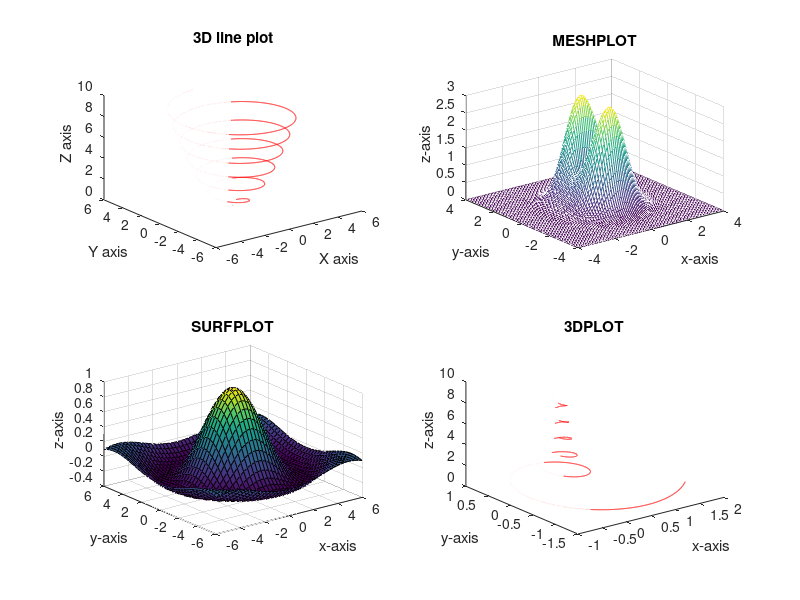

Reproduce this figure in MATLAB.
t = 0:0.001:6*pi;
x = sqrt(t).*sin(2.*t);
y = sqrt(t).*cos(2.*t);
z= t/2;
subplot(2,2,1)
plot3(x,y,z,"r")
xlabel("X axis")
ylabel("Y axis")
zlabel("Z axis")
title("3D line plot")

x = -4:0.1:4;
y = -4:0.1:4;
[x1,y1]=meshgrid(x,y)
z = (x1.^2 + (3.*y1.^2)).*exp(1-x1.^2-y1.^2);
subplot(2,2,2)
mesh(x1,y1,z)
xlabel("x-axis")
ylabel("y-axis")
zlabel("z-axis")
title("MESHPLOT")

x = -6:0.3:6;
y = -6:0.3:6;
[x1 y1] = meshgrid(x,y);
z = sin(sqrt(x1.^2 + y1.^2))./(sqrt(x1.^2 + y1.^2));
subplot(2,2,3)
surf(x1,y1,z)
xlabel("x-axis")
ylabel("y-axis")
zlabel("z-axis")
title("SURFPLOT")

t = 1:0.001:6*pi;
x =( 2./t).*sin(2.*t);
y = (2./t).*cos(2.*t);
z = t./2;
subplot(2,2,4)
plot3(x,y,z,"r")
xlabel("x-axis")
ylabel("y-axis")
zlabel("z-axis")
title("3DPLOT")